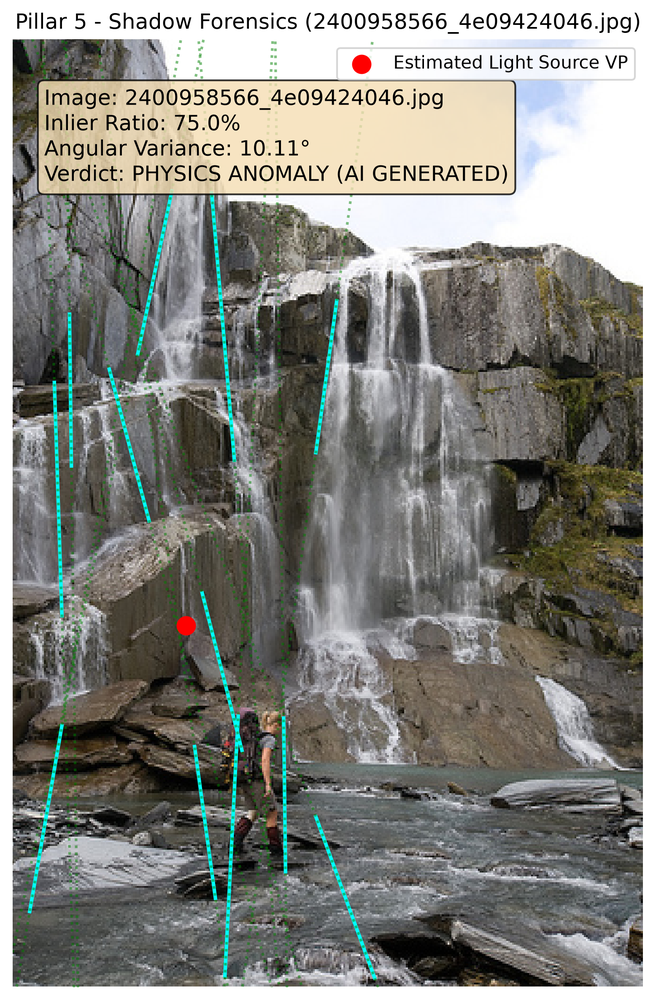
#> input picture 2400958566_4e09424046_overlay_plot.png, 656 x 1000 px, shrunk from 1555 x 2369 before the run; its folder holds only this picture in this run
$ python pillar_4_forensics_standalone.py ../../../2400958566_4e09424046_overlay_plot.png
#> lines starting #> are read from the running program, lines starting #| are printed output that depends on the picture; after the words box and inside, x2 and y2 are one past the last pixel; in counts of white or black regions, pixels touching at a corner belong together
import cv2
import pytesseract
import shutil
import re
import numpy as np
import pandas as pd
import matplotlib.pyplot as plt
import seaborn as sns
from scipy.stats import chisquare
import json
import os
import sys
from typing import Union

# Auto-configure Tesseract OCR executable path if not in system PATH
if not shutil.which("tesseract"):
    tesseract_candidates = [
        r"C:\Program Files\Tesseract-OCR\tesseract.exe",
        r"C:\Program Files (x86)\Tesseract-OCR\tesseract.exe",
        os.path.expandvars(r"%LOCALAPPDATA%\Programs\Tesseract-OCR\tesseract.exe"),
        r"D:\Program Files\Tesseract-OCR\tesseract.exe",
    ]
    for candidate in tesseract_candidates:
        if os.path.exists(candidate):
            pytesseract.pytesseract.tesseract_cmd = candidate
            break

# Set Seaborn style for publication-quality plots
sns.set_theme(style="whitegrid", context="paper")
plt.rcParams.update({
    'font.size': 12,
    'axes.titlesize': 14,
    'axes.labelsize': 12,
    'xtick.labelsize': 10,
    'ytick.labelsize': 10,
    'legend.fontsize': 10,
    'figure.titlesize': 16,
    'figure.dpi': 300
})

def extract_text_from_image(image_path: str) -> str:
    """Preprocesses the image and extracts text using Tesseract OCR."""
    if not os.path.exists(image_path):
        raise FileNotFoundError(f"Image file not found: {image_path}")

    # Read image
    img = cv2.imread(image_path)
#> img is the input picture: shape (1000, 656, 3); mean B, G, R 126.9, 133, 132.4
    if img is None:
        raise ValueError(f"Could not read image: {image_path}")

    # Preprocessing
    # Convert to grayscale
    gray = cv2.cvtColor(img, cv2.COLOR_BGR2GRAY)
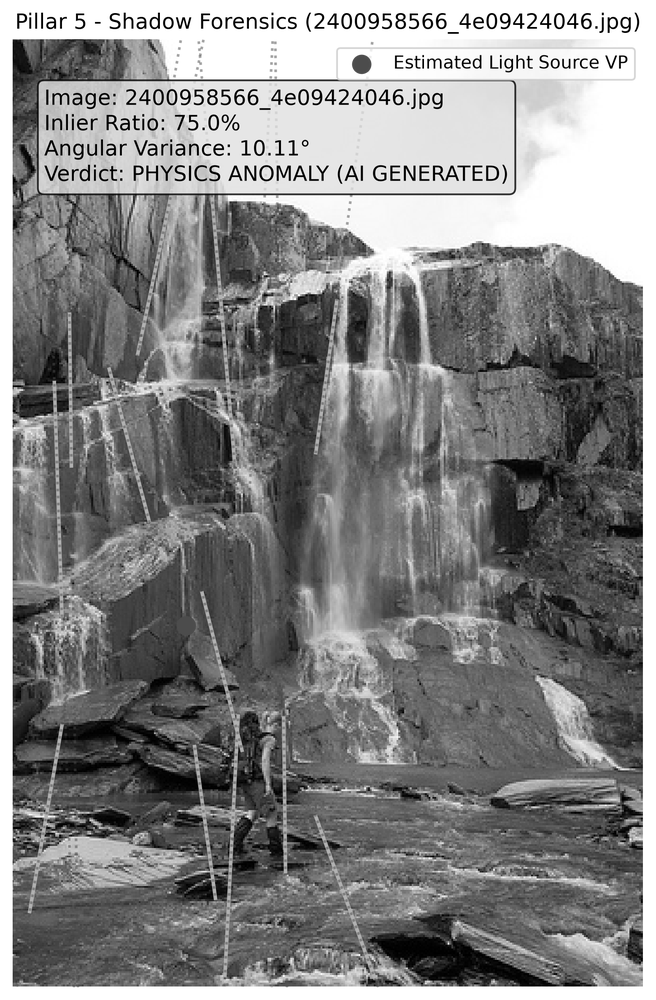
#> gray: shape (1000, 656); min 0, max 255, mean 132.1

    # Apply Gaussian blur to reduce noise
    blurred = cv2.GaussianBlur(gray, (5, 5), 0)

    # Adaptive thresholding
    thresh = cv2.adaptiveThreshold(blurred, 255, cv2.ADAPTIVE_THRESH_GAUSSIAN_C,
                                   cv2.THRESH_BINARY, 11, 2)
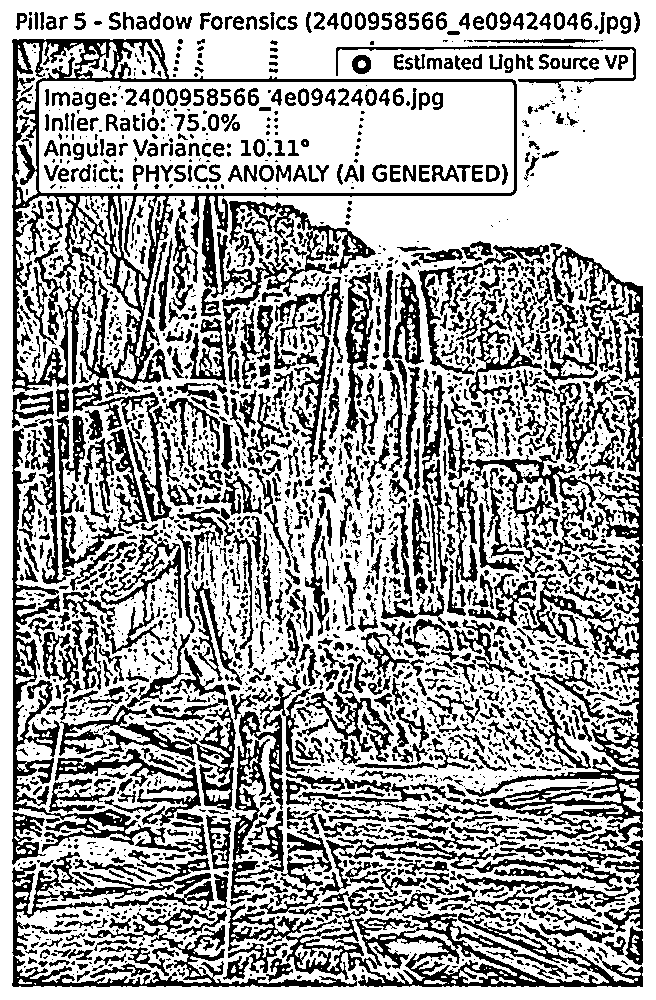
#> thresh: shape (1000, 656); 65.1% white; 2543 black regions (1453 under 20 px), largest, box (x1, y1, x2, y2) and area: (12, 39, 517, 392) 20944, (465, 243, 643, 843) 14353, (212, 874, 643, 987) 10051

    # Extract text
    # Assuming standard pytesseract installation
    custom_config = r'--oem 3 --psm 6'
    text = pytesseract.image_to_string(thresh, config=custom_config)

    # Save extracted text to extracted.txt in Pillar 4 directory
    pillar_4_dir = os.path.dirname(os.path.abspath(__file__))
    extracted_txt_path = os.path.join(pillar_4_dir, "extracted.txt")
    with open(extracted_txt_path, "w", encoding="utf-8") as f:
        f.write(text)

    return text

# [99 lines left out: functions extract_leading_digits, extract_digits_from_csv, calculate_benford_metrics, generate_decision, not called in this run]

def generate_artifacts(input_file: str, output_prefix: str = "usmfe_pillar4"):
    """Runs the forensic analysis and generates required artifacts."""
    print(f"Starting USMFE Pillar 4 Analysis on: {input_file}")

    # Create a directory named after the output prefix to store the results
    os.makedirs(output_prefix, exist_ok=True)

    ext = os.path.splitext(input_file)[1].lower()
    try:
        if ext in ['.csv']:
            leading_digits = extract_digits_from_csv(input_file)
        elif ext in ['.png', '.jpg', '.jpeg']:
            text = extract_text_from_image(input_file)
            leading_digits = extract_leading_digits(text)
        else:
            raise ValueError(f"Unsupported file format: {ext}")
    except Exception as e:
        print(f"Error during extraction: {e}")
        return

    try:
        metrics = calculate_benford_metrics(leading_digits)
    except ValueError as e:
        print(e)
        return

    verdict, confidence = generate_decision(metrics['mae'], metrics['p_value'], metrics['n'])
    digits = np.arange(1, 10)

    # --- ARTIFACT A: Publication-Quality Plot ---
    fig, ax = plt.subplots(figsize=(8, 5))
    ax.bar(digits, metrics['observed_freq'], color='gray', alpha=0.7, label='Observed Frequency')
    ax.plot(digits, metrics['expected_freq'], color='darkblue', marker='o', linewidth=2, markersize=8, label='Benford (Theoretical)')

    ax.set_xticks(digits)
    ax.set_xlabel("Leading Digit (1-9)", fontweight='bold')
    ax.set_ylabel("Frequency", fontweight='bold')
    ax.set_title("Benford's Law Analysis: Document Authenticity", fontweight='bold')
    ax.set_ylim(0, max(max(metrics['observed_freq']), max(metrics['expected_freq'])) + 0.05)

    annotation_text = f"MAE: {metrics['mae']:.4f}\np-value: {metrics['p_value']:.4e}\nVerdict: {verdict}"
    props = dict(boxstyle='round', facecolor='white', alpha=0.9, edgecolor='gray')
    ax.text(0.65, 0.95, annotation_text, transform=ax.transAxes, fontsize=10, verticalalignment='top', bbox=props)

    ax.legend(loc='upper right')
    plt.tight_layout()

    plot_file = os.path.join(output_prefix, f"{os.path.basename(output_prefix)}_plot.png")
    plt.savefig(plot_file, dpi=300)
    plt.close()
    print(f"[+] Artifact A generated: {plot_file}")

    # --- ARTIFACT B: Quantitative Forensic Table ---
    abs_diff = np.abs(metrics['observed_freq'] - metrics['expected_freq'])

    df = pd.DataFrame({
        'Leading Digit (1-9)': digits,
        'Observed Count': metrics['observed_counts'],
        'Observed %': (metrics['observed_freq'] * 100).round(2),
        'Expected Benford %': (metrics['expected_freq'] * 100).round(2),
        'Absolute Difference': abs_diff.round(4)
    })

    table_file = os.path.join(output_prefix, f"{os.path.basename(output_prefix)}_table.csv")
    df.to_csv(table_file, index=False)
    md_table = df.to_markdown(index=False)
    print(f"[+] Artifact B generated: {table_file}")
    print("\n" + md_table + "\n")

    # --- ARTIFACT C: Telemetry Verdict JSON ---
    telemetry = {
        "pillar": "Pillar 4 - Financial Forensics",
        "total_numbers_analyzed": metrics['n'],
        "mean_absolute_error_mae": float(metrics['mae']),
        "chi_square_statistic": float(metrics['chi2_stat']),
        "p_value": float(metrics['p_value']),
        "verdict": verdict,
        "confidence_score": float(confidence)
    }

    json_file = os.path.join(output_prefix, f"{os.path.basename(output_prefix)}_telemetry.json")
    with open(json_file, 'w') as f:
        json.dump(telemetry, f, indent=4)
    print(f"[+] Artifact C generated: {json_file}")

    return telemetry

if __name__ == "__main__":
    import argparse
    parser = argparse.ArgumentParser(description="USMFE Pillar 4 - Document & Financial Forensics")
    parser.add_argument("input", help="Path to image, csv file, or a directory containing images for batch processing")
    parser.add_argument("--out", default="usmfe_pillar4", help="Prefix for output artifacts (only used if input is a single file)")

    args = parser.parse_args()

    if os.path.isdir(args.input):
        print(f"[*] Batch processing directory: {args.input}")
        valid_exts = ('.png', '.jpg', '.jpeg', '.csv')
        for filename in os.listdir(args.input):
            if filename.lower().endswith(valid_exts):
                full_path = os.path.join(args.input, filename)
                base_name = os.path.splitext(filename)[0]
                print(f"\n--- Processing {filename} ---")
                generate_artifacts(full_path, base_name)
    else:
        generate_artifacts(args.input, args.out)
#> (the call stopped at in extract_text_from_image, `text = pytesseract.image_to_string(thresh, config=custom_config)`: pytesseract is not available in this run)
